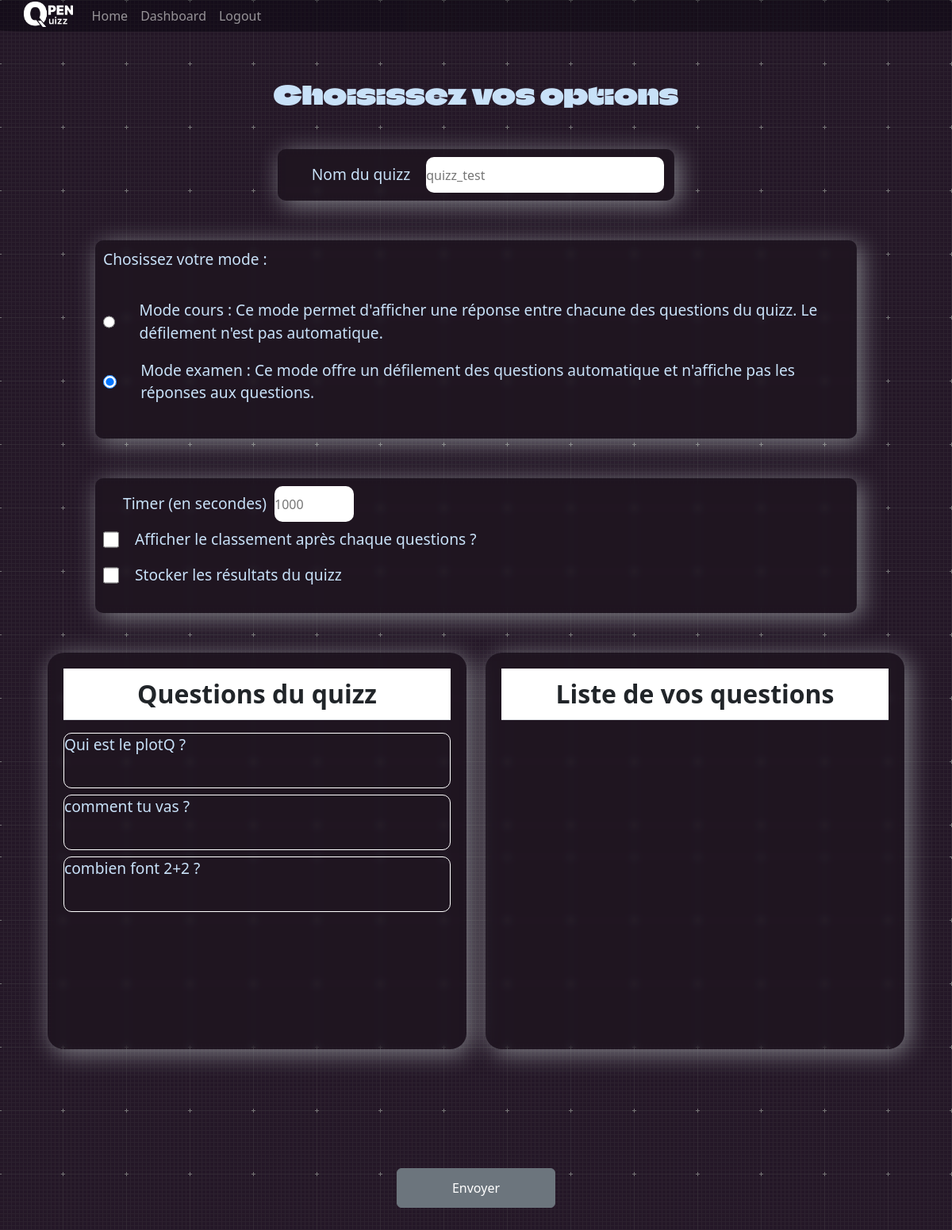
Before: /modify/cdd8a72b-0627-4da0-ace2-91205c9a031f (signed in) with the older database file.
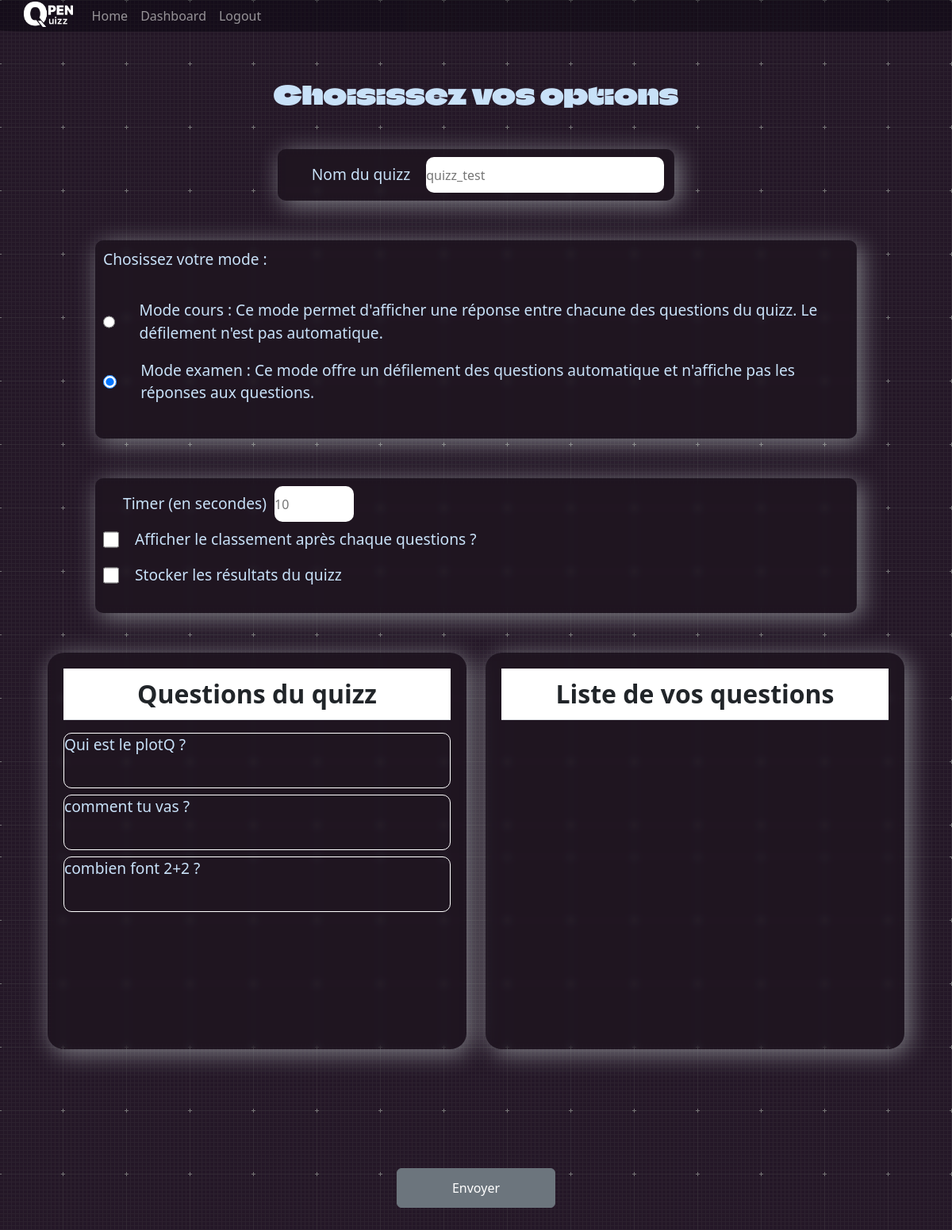
After: the same page with the newer database file.
### administrateur/models.py (models this page shows)
class Quizz(models.Model):
    id = models.UUIDField(primary_key=True, default=uuid.uuid4, editable=False)
    pseudo = models.CharField(max_length=255)
    name = models.CharField(max_length=255, default="null")
    mode = models.CharField(max_length=255)
    timer = models.IntegerField(default=0)
    afficher = models.BooleanField(default=False)
    stocker = models.BooleanField(default=False)
    numero = models.IntegerField(default=0)  # ne sert à rien d 'autre que la simplification du processus de suppression de questions
    onGame = models.IntegerField(default=0)

class Question(models.Model):
    id = models.UUIDField(primary_key=True,default=uuid.uuid4,editable=False)
    pseudo = models.CharField(max_length=255)
    theme = models.CharField(max_length=255, default='')
    intitule = models.CharField(max_length=255, default="")
    enonce = models.CharField(max_length=255)
    reponse1 = models.CharField(max_length=255, default='null')
    reponse2 = models.CharField(max_length=255, default='null')
    reponse3 = models.CharField(max_length=255, default='null')
    reponse4 = models.CharField(max_length=255, default='null')
    reponseVrai = models.CharField(max_length=255, default='null') #Si qcm
    reponse = models.CharField(max_length=255, default='null') #Si pas qcm
    image = models.ImageField(upload_to='media/', null=True, blank=True)
    qcm = models.BooleanField(default=False)
    numero = models.IntegerField(default=0) #ne sert à rien d 'autre que la simplification du processus de suppression de questions

### administrateur/views.py (the view, shortened to what this page needs)
# urls.py: path('modify/<str:id>', modifierquizz, name="modifyquizz"),
@login_required
def modifierquizz(request, id):
    quizz = Quizz.objects.all().filter(pseudo=str(request.user.username)).filter(id=id)[0]
    association = Association.objects.all().filter(idQuizz=quizz.id)
    questions = Question.objects.all().filter(pseudo=str(request.user.username))
    liste_id_quizz = ''
    liste_id_question = ''
    for i in range(len(questions)):
        questions[i].numero = i
        questions[i].save()
        liste_id_question += str(questions[i].id) + ', '
    for k in range(len(association)):
        liste_id_quizz += str(association[k].idQuestion) + ', '
    context = {
        "questions": questions,
        "quizz":quizz,
        "liste_id_question":liste_id_question,
        'liste_id_quizz':liste_id_quizz
    }
    return render(request, "administrateur/modifierquizz.html", context)

### administrateur/templates/administrateur/modifierquizz.html (shortened to what this page needs)
{% load static %}
<!DOCTYPE html>
<html lang="fr">
<head>
    <link rel="stylesheet" href="{% static 'administrateur/css/creationQuizz.css' %}">
    <link href="https://cdn.jsdelivr.net/npm/bootstrap@5.3.0-alpha1/dist/css/bootstrap.min.css" rel="stylesheet">
</head>
<body>
    {% include 'OpenQuizz/navbarconnected.html' %}
    <div class="main">
        <div class="texte">
            <h1>Choisissez vos options</h1>
        </div>
    <div class="nomquizz">
        <div class="textename">
            <p>Nom du quizz</p>
            <input type="text" id="namequizz" placeholder="{{quizz.name}}">
        </div>
    </div>
        <div class="options">
            <div class="mode">
                <div class="textemode">
                    <p>Chosissez votre mode :</p>
                </div>
                <div class="mode1">
                    {% if quizz.mode == 'cours' %}
                    <input type="radio" name="choix" required id="choix1" checked>
                    {% else %}
                        <input type="radio" name="choix" required id="choix1">
                    {% endif %}
                    <p>Mode cours : Ce mode permet d'afficher une réponse entre chacune des questions du quizz. Le défilement n'est pas automatique.</p>
                </div>
                <div class="mode2">
                    {% if quizz.mode == 'examen' %}
                    <input type="radio" name="choix" required id="choix2" checked>
                    {% else %}
                        <input type="radio" name="choix" required id="choix2">
                    {% endif %}
                    <p>Mode examen : Ce mode offre un défilement des questions automatique et n'affiche pas les réponses aux questions.</p>
                </div>
            </div>
        </div>
        <div class="optionsModeC">
            <div class="container1">
                <div class="compteur_container">
                    <div class="selecttime">
                        <p>Timer (en secondes)</p>
                        <input type="number" min="1" class="timer" placeholder="{{quizz.timer}}">
                    </div>
                </div>
                <div class="classement">
                    {% if quizz.afficher == True %}
                        <input type="checkbox" name="classement" id="classement" checked>
                    {% else %}
                        <input type="checkbox" name="classement" id="classement">
                    {% endif %}
                    <p>Afficher le classement après chaque questions ?</p>
                </div>
                <div class="stocker">
                    {% if quizz.stocker == True %}
                       <input type="checkbox" name="stocker" id="stocker" checked>
                    {% else %}
                        <input type="checkbox" name="stocker" id="stocker">
                    {% endif %}
                    <p>Stocker les résultats du quizz</p>
                </div>
            </div>
        </div>
        <div class="all">
            <div class="gauche">
                <div class="tableau" >
                    <table id="table3" class="table">
                        <tr>
                            <th class="titre">Questions du quizz</th>
                        </tr>
                    </table>
                    <div class="displayquestions">
                        {% for question in questions %}
                                <div class="questiong" id="{{question.numero}}question" onclick="changerGtoD()">
                                    <div class="texteq">
                                        <p class="{{question.numero}}">{{question.enonce}}</p>
                                    </div>
                                </div>
                        {% endfor %}
                 </div>
                </div>
            </div>
            <div class="droite">
                 <div class="tableau">
                    <table id="table3" class="table">
                        <tr>
                            <th class="titre">Liste de vos questions</th>
                        </tr>
                    </table>
                </div>
            </div>
        </div>
    <div class="submit">
        <input id="submit" type="submit" value="Envoyer" class="btn btn-secondary ml-1">
        </div>
    </div>
</body>
</html>

### OpenQuizz/templates/OpenQuizz/navbarconnected.html (shortened to what this page needs)
{% load static %}
<header>
    <nav class="navbar fixed-top navbar-expand-lg navbar-dark" style="background-color: rgb(0,0,09,0.4); border-radius: 0 0 5% 5%; padding: 0 ">
        <div class="container" style="padding-left: 0">
        <a href="../" class="navbar-brand mb-0 h1" style="padding: 0 ; justify-content: left">
            <img src="{% static "OpenQuizz/img/logo.png" %}" style="height: 4vh ; margin-bottom: 5px " >
        </a>
        <div class="collapse navbar-collapse" id="navbarNav">
            <ul class="navbar-nav">
                <li class="nav-item">
                    <a href="../" class="nav-link" style="transition: all .4s;">
                        Home
                    </a>
                </li>
                <li class="nav-item">
                    <a href="{% url 'administrateur:dashboard' %}" class="nav-link" style="transition: all .4s;">
                        Dashboard
                    </a>
                </li>
                <li class="nav-item">
                    <a href="{% url 'accounts:logout' %}" class="nav-link" style="transition: all .4s;">
                        Logout
                    </a>
                </li>
            </ul>
        </div>
        </div>
    </nav>
</header>

### administrateur/static/administrateur/css/creationQuizz.css (style rules this page uses)
* { margin: 0; padding: 0; outline: 0; border: 0; border-spacing: 0; box-sizing: border-box; }
body { background-image: url("../img/graphy--dark--1920x1080.png"); }
.main { height: 100%; padding-top: 100px; display: flex; flex-direction: column; }
.texte { width: 100%; }
.texte h1 { text-align: center; font-size: 2rem; color: #c8e1f8; font-family: Font; margin-bottom: 50px; }
.nomquizz { margin: 0 auto; display: flex; flex-direction: column; width: 500px; -webkit-backdrop-filter: blur(15px); backdrop-filter: blur(4px); background-color: rgba(0, 0, 0, 0.2); border-radius: 10px; box-shadow: 5px 5px 30px rgba(240, 255, 251, 0.45); margin-bottom: 50px; }
.textename { margin: 0 auto; display: flex; flex-direction: row; padding: 10px; justify-content: center; align-content: center; align-content: center; }
.textename p { margin-left: 30px; transform: translateY(8px); }
.textename input { width: 300px; border-radius: 10px; margin-left: 20px; }
.mode { margin: 0 auto; display: flex; flex-direction: column; width: 80%; height: 250px; -webkit-backdrop-filter: blur(15px); backdrop-filter: blur(4px); background-color: rgba(0, 0, 0, 0.2); border-radius: 10px; box-shadow: 5px 5px 30px rgba(240, 255, 251, 0.45); }
p { font-size: 1.2rem; color: #c8e1f8; }
input { width: 20px; margin-left: 10px; margin-right: 10px; }
.textemode { padding: 10px; }
.mode1, .mode2 { display: flex; flex-direction: row; padding: 1px 1px 1px 10px; }
.mode1 p, .mode2 p { margin-left: 30px; transform: translateY(8px); }
.optionsModeC { margin: 0 auto; margin-top: 50px; display: flex; flex-direction: column; width: 80%; height: 170px; -webkit-backdrop-filter: blur(15px); backdrop-filter: blur(4px); background-color: rgba(0, 0, 0, 0.2); border-radius: 10px; box-shadow: 5px 5px 30px rgba(240, 255, 251, 0.45); }
.container1 { padding: 10px; }
.compteur_container { display: flex; flex-direction: row; }
.container1 p { transform: translateY(8px); margin-left: 20px; }
.selecttime { margin-left: 5px; display: flex; flex-direction: row; }
.selecttime input { margin-left: 10px; width: 100px; border-radius: 10px; }
.classement { display: flex; flex-direction: row; }
.stocker { display: flex; flex-direction: row; }
.all { margin: 0 auto; margin-top: 50px; margin-bottom: 50px; width: 100%; display: flex; flex-direction: row; }
.gauche { display: flex; flex-direction: column; width: 700px; height: 500px; margin: 0 auto; margin-left:5% ; margin-right: 1%; -webkit-backdrop-filter: blur(15px); backdrop-filter: blur(4px); background-color: rgba(0, 0, 0, 0.2); border-radius: 4%; box-shadow: 5px 5px 30px rgba(240, 255, 251, 0.45); }
.droite { overflow: auto; margin: 0 auto; margin-right: 5%; margin-left: 1%; display: flex; flex-direction: column; width: 700px; height: 500px; -webkit-backdrop-filter: blur(15px); backdrop-filter: blur(4px); background-color: rgba(0, 0, 0, 0.2); border-radius: 4%; box-shadow: 5px 5px 30px rgba(240, 255, 251, 0.45); }
.tableau { padding: 20px; }
table { color: #c8e1f8; }
th { color: #c8e1f8; border: 2px solid #c8e1f8; }
.questiong { display: none; flex-direction: row; border: 1px solid white; margin-bottom: 8px; border-radius: 10px; height: 70px; }
.questiong .texteq { text-align: left; width: 95%; }
.titre { font-size: 2rem; color: #c8e1f8; text-align: center; }
.submit { color: #c8e1f8; text-align: center; width: 100%; }
#submit { width: 200px; height: 50px; margin-top: 100px; margin-bottom: 200px; }

Changed rows visible on the page:
changed Quizz "quizz_test": timer "1000" → "10"
